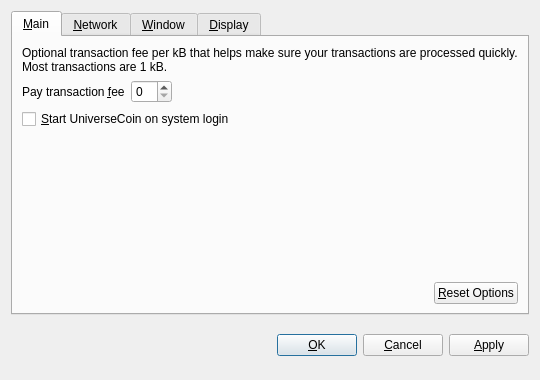
<?xml version="1.0" encoding="UTF-8"?>
<ui version="4.0">
 <class>OptionsDialog</class>
 <widget class="QDialog" name="OptionsDialog">
  <property name="geometry">
   <rect>
    <x>0</x>
    <y>0</y>
    <width>540</width>
    <height>380</height>
   </rect>
  </property>
  <property name="windowTitle">
   <string>Options</string>
  </property>
  <property name="modal">
   <bool>true</bool>
  </property>
  <layout class="QVBoxLayout" name="verticalLayout">
   <item>
    <widget class="QTabWidget" name="tabWidget">
     <property name="tabPosition">
      <enum>QTabWidget::North</enum>
     </property>
     <property name="currentIndex">
      <number>0</number>
     </property>
     <widget class="QWidget" name="tabMain">
      <attribute name="title">
       <string>&amp;Main</string>
      </attribute>
      <layout class="QVBoxLayout" name="verticalLayout_Main">
       <item>
        <widget class="QLabel" name="transactionFeeInfoLabel">
         <property name="text">
          <string>Optional transaction fee per kB that helps make sure your transactions are processed quickly. Most transactions are 1 kB.</string>
         </property>
         <property name="textFormat">
          <enum>Qt::PlainText</enum>
         </property>
         <property name="wordWrap">
          <bool>true</bool>
         </property>
        </widget>
       </item>
       <item>
        <layout class="QHBoxLayout" name="horizontalLayout_1_Main">
         <item>
          <widget class="QLabel" name="transactionFeeLabel">
           <property name="text">
            <string>Pay transaction &amp;fee</string>
           </property>
           <property name="textFormat">
            <enum>Qt::PlainText</enum>
           </property>
           <property name="buddy">
            <cstring>transactionFee</cstring>
           </property>
          </widget>
         </item>
         <item>
          <widget class="BitcoinAmountField" name="transactionFee"/>
         </item>
         <item>
          <spacer name="horizontalSpacer_1_Main">
           <property name="orientation">
            <enum>Qt::Horizontal</enum>
           </property>
           <property name="sizeHint" stdset="0">
            <size>
             <width>40</width>
             <height>20</height>
            </size>
           </property>
          </spacer>
         </item>
        </layout>
       </item>
       <item>
        <widget class="QCheckBox" name="bitcoinAtStartup">
         <property name="toolTip">
          <string>Automatically start UniverseCoin after logging in to the system.</string>
         </property>
         <property name="text">
          <string>&amp;Start UniverseCoin on system login</string>
         </property>
        </widget>
       </item>
       <item>
        <spacer name="verticalSpacer_Main">
         <property name="orientation">
          <enum>Qt::Vertical</enum>
         </property>
         <property name="sizeHint" stdset="0">
          <size>
           <width>20</width>
           <height>40</height>
          </size>
         </property>
        </spacer>
       </item>
       <item>
        <layout class="QHBoxLayout" name="horizontalLayout_2_Main">
         <item>
          <spacer name="horizontalSpacer_2_Main">
           <property name="orientation">
            <enum>Qt::Horizontal</enum>
           </property>
           <property name="sizeHint" stdset="0">
            <size>
             <width>40</width>
             <height>20</height>
            </size>
           </property>
          </spacer>
         </item>
         <item>
          <widget class="QPushButton" name="resetButton">
           <property name="toolTip">
            <string>Reset all client options to default.</string>
           </property>
           <property name="text">
            <string>&amp;Reset Options</string>
           </property>
           <property name="autoDefault">
            <bool>false</bool>
           </property>
          </widget>
         </item>
        </layout>
       </item>
      </layout>
     </widget>
     <widget class="QWidget" name="tabNetwork">
      <attribute name="title">
       <string>&amp;Network</string>
      </attribute>
      <layout class="QVBoxLayout" name="verticalLayout_Network">
       <item>
        <widget class="QCheckBox" name="mapPortUpnp">
         <property name="toolTip">
          <string>Automatically open the UniverseCoin client port on the router. This only works when your router supports UPnP and it is enabled.</string>
         </property>
         <property name="text">
          <string>Map port using &amp;UPnP</string>
         </property>
        </widget>
       </item>
       <item>
        <widget class="QCheckBox" name="connectSocks">
         <property name="toolTip">
          <string>Connect to the UniverseCoin network through a SOCKS proxy (e.g. when connecting through Tor).</string>
         </property>
         <property name="text">
          <string>&amp;Connect through SOCKS proxy:</string>
         </property>
        </widget>
       </item>
       <item>
        <layout class="QHBoxLayout" name="horizontalLayout_Network">
         <item>
          <widget class="QLabel" name="proxyIpLabel">
           <property name="text">
            <string>Proxy &amp;IP:</string>
           </property>
           <property name="textFormat">
            <enum>Qt::PlainText</enum>
           </property>
           <property name="buddy">
            <cstring>proxyIp</cstring>
           </property>
          </widget>
         </item>
         <item>
          <widget class="QValidatedLineEdit" name="proxyIp">
           <property name="maximumSize">
            <size>
             <width>140</width>
             <height>16777215</height>
            </size>
           </property>
           <property name="toolTip">
            <string>IP address of the proxy (e.g. 127.0.0.1)</string>
           </property>
          </widget>
         </item>
         <item>
          <widget class="QLabel" name="proxyPortLabel">
           <property name="text">
            <string>&amp;Port:</string>
           </property>
           <property name="textFormat">
            <enum>Qt::PlainText</enum>
           </property>
           <property name="buddy">
            <cstring>proxyPort</cstring>
           </property>
          </widget>
         </item>
         <item>
          <widget class="QLineEdit" name="proxyPort">
           <property name="maximumSize">
            <size>
             <width>55</width>
             <height>16777215</height>
            </size>
           </property>
           <property name="toolTip">
            <string>Port of the proxy (e.g. 9050)</string>
           </property>
          </widget>
         </item>
         <item>
          <widget class="QLabel" name="socksVersionLabel">
           <property name="text">
            <string>SOCKS &amp;Version:</string>
           </property>
           <property name="textFormat">
            <enum>Qt::PlainText</enum>
           </property>
           <property name="buddy">
            <cstring>socksVersion</cstring>
           </property>
          </widget>
         </item>
         <item>
          <widget class="QValueComboBox" name="socksVersion">
           <property name="toolTip">
            <string>SOCKS version of the proxy (e.g. 5)</string>
           </property>
          </widget>
         </item>
         <item>
          <spacer name="horizontalSpacer_Network">
           <property name="orientation">
            <enum>Qt::Horizontal</enum>
           </property>
           <property name="sizeHint" stdset="0">
            <size>
             <width>40</width>
             <height>20</height>
            </size>
           </property>
          </spacer>
         </item>
        </layout>
       </item>
       <item>
        <spacer name="verticalSpacer_Network">
         <property name="orientation">
          <enum>Qt::Vertical</enum>
         </property>
         <property name="sizeHint" stdset="0">
          <size>
           <width>20</width>
           <height>40</height>
          </size>
         </property>
        </spacer>
       </item>
      </layout>
     </widget>
     <widget class="QWidget" name="tabWindow">
      <attribute name="title">
       <string>&amp;Window</string>
      </attribute>
      <layout class="QVBoxLayout" name="verticalLayout_Window">
       <item>
        <widget class="QCheckBox" name="minimizeToTray">
         <property name="toolTip">
          <string>Show only a tray icon after minimizing the window.</string>
         </property>
         <property name="text">
          <string>&amp;Minimize to the tray instead of the taskbar</string>
         </property>
        </widget>
       </item>
       <item>
        <widget class="QCheckBox" name="minimizeOnClose">
         <property name="toolTip">
          <string>Minimize instead of exit the application when the window is closed. When this option is enabled, the application will be closed only after selecting Quit in the menu.</string>
         </property>
         <property name="text">
          <string>M&amp;inimize on close</string>
         </property>
        </widget>
       </item>
       <item>
        <spacer name="verticalSpacer_Window">
         <property name="orientation">
          <enum>Qt::Vertical</enum>
         </property>
         <property name="sizeHint" stdset="0">
          <size>
           <width>20</width>
           <height>40</height>
          </size>
         </property>
        </spacer>
       </item>
      </layout>
     </widget>
     <widget class="QWidget" name="tabDisplay">
      <attribute name="title">
       <string>&amp;Display</string>
      </attribute>
      <layout class="QVBoxLayout" name="verticalLayout_Display">
       <item>
        <layout class="QHBoxLayout" name="horizontalLayout_1_Display">
         <item>
          <widget class="QLabel" name="langLabel">
           <property name="text">
            <string>User Interface &amp;language:</string>
           </property>
           <property name="textFormat">
            <enum>Qt::PlainText</enum>
           </property>
           <property name="buddy">
            <cstring>lang</cstring>
           </property>
          </widget>
         </item>
         <item>
          <widget class="QValueComboBox" name="lang">
           <property name="toolTip">
            <string>The user interface language can be set here. This setting will take effect after restarting UniverseCoin.</string>
           </property>
          </widget>
         </item>
        </layout>
       </item>
       <item>
        <layout class="QHBoxLayout" name="horizontalLayout_2_Display">
         <item>
          <widget class="QLabel" name="unitLabel">
           <property name="text">
            <string>&amp;Unit to show amounts in:</string>
           </property>
           <property name="textFormat">
            <enum>Qt::PlainText</enum>
           </property>
           <property name="buddy">
            <cstring>unit</cstring>
           </property>
          </widget>
         </item>
         <item>
          <widget class="QValueComboBox" name="unit">
           <property name="toolTip">
            <string>Choose the default subdivision unit to show in the interface and when sending coins.</string>
           </property>
          </widget>
         </item>
        </layout>
       </item>
       <item>
        <widget class="QCheckBox" name="displayAddresses">
         <property name="toolTip">
          <string>Whether to show UniverseCoin addresses in the transaction list or not.</string>
         </property>
         <property name="text">
          <string>&amp;Display addresses in transaction list</string>
         </property>
        </widget>
       </item>
       <item>
        <widget class="QCheckBox" name="coinControlFeatures">
         <property name="toolTip">
          <string>Whether to show coin control features or not.</string>
         </property>
         <property name="text">
          <string>Display coin &amp;control features (experts only!)</string>
         </property>
        </widget>
       </item>
       <item>
        <spacer name="verticalSpacer_Display">
         <property name="orientation">
          <enum>Qt::Vertical</enum>
         </property>
         <property name="sizeHint" stdset="0">
          <size>
           <width>20</width>
           <height>40</height>
          </size>
         </property>
        </spacer>
       </item>
      </layout>
     </widget>
    </widget>
   </item>
   <item>
    <layout class="QHBoxLayout" name="horizontalLayout_Buttons">
     <item>
      <spacer name="horizontalSpacer_1">
       <property name="orientation">
        <enum>Qt::Horizontal</enum>
       </property>
       <property name="sizeHint" stdset="0">
        <size>
         <width>40</width>
         <height>48</height>
        </size>
       </property>
      </spacer>
     </item>
     <item>
      <widget class="QLabel" name="statusLabel">
       <property name="font">
        <font>
         <weight>75</weight>
         <bold>true</bold>
        </font>
       </property>
       <property name="text">
        <string/>
       </property>
       <property name="textFormat">
        <enum>Qt::PlainText</enum>
       </property>
       <property name="wordWrap">
        <bool>true</bool>
       </property>
      </widget>
     </item>
     <item>
      <spacer name="horizontalSpacer_2">
       <property name="orientation">
        <enum>Qt::Horizontal</enum>
       </property>
       <property name="sizeHint" stdset="0">
        <size>
         <width>40</width>
         <height>48</height>
        </size>
       </property>
      </spacer>
     </item>
     <item>
      <widget class="QPushButton" name="okButton">
       <property name="text">
        <string>&amp;OK</string>
       </property>
      </widget>
     </item>
     <item>
      <widget class="QPushButton" name="cancelButton">
       <property name="text">
        <string>&amp;Cancel</string>
       </property>
       <property name="autoDefault">
        <bool>false</bool>
       </property>
      </widget>
     </item>
     <item>
      <widget class="QPushButton" name="applyButton">
       <property name="text">
        <string>&amp;Apply</string>
       </property>
       <property name="autoDefault">
        <bool>false</bool>
       </property>
      </widget>
     </item>
    </layout>
   </item>
  </layout>
 </widget>
 <customwidgets>
  <customwidget>
   <class>BitcoinAmountField</class>
   <extends>QSpinBox</extends>
   <header>bitcoinamountfield.h</header>
  </customwidget>
  <customwidget>
   <class>QValueComboBox</class>
   <extends>QComboBox</extends>
   <header>qvaluecombobox.h</header>
  </customwidget>
  <customwidget>
   <class>QValidatedLineEdit</class>
   <extends>QLineEdit</extends>
   <header>qvalidatedlineedit.h</header>
  </customwidget>
 </customwidgets>
 <resources/>
 <connections/>
</ui>
